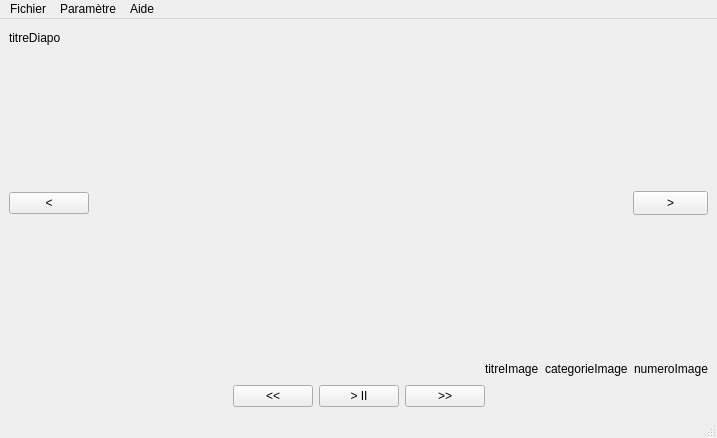
<?xml version="1.0" encoding="UTF-8"?>
<ui version="4.0">
 <class>LecteurVue</class>
 <widget class="QMainWindow" name="LecteurVue">
  <property name="geometry">
   <rect>
    <x>0</x>
    <y>0</y>
    <width>717</width>
    <height>438</height>
   </rect>
  </property>
  <property name="windowTitle">
   <string>MainWindow</string>
  </property>
  <widget class="QWidget" name="centralwidget">
   <layout class="QVBoxLayout" name="verticalLayout_2">
    <item>
     <layout class="QVBoxLayout" name="verticalLayout">
      <item>
       <layout class="QHBoxLayout" name="horizontalLayout">
        <item>
         <widget class="QLabel" name="titreDiapo">
          <property name="text">
           <string>titreDiapo</string>
          </property>
         </widget>
        </item>
        <item>
         <spacer name="horizontalSpacer_3">
          <property name="orientation">
           <enum>Qt::Horizontal</enum>
          </property>
          <property name="sizeHint" stdset="0">
           <size>
            <width>40</width>
            <height>20</height>
           </size>
          </property>
         </spacer>
        </item>
       </layout>
      </item>
      <item>
       <layout class="QHBoxLayout" name="horizontalLayout_2">
        <item>
         <widget class="QPushButton" name="reculer">
          <property name="text">
           <string>&lt;</string>
          </property>
         </widget>
        </item>
        <item>
         <spacer name="horizontalSpacer">
          <property name="orientation">
           <enum>Qt::Horizontal</enum>
          </property>
          <property name="sizeHint" stdset="0">
           <size>
            <width>40</width>
            <height>20</height>
           </size>
          </property>
         </spacer>
        </item>
        <item>
         <spacer name="verticalSpacer">
          <property name="orientation">
           <enum>Qt::Vertical</enum>
          </property>
          <property name="sizeHint" stdset="0">
           <size>
            <width>20</width>
            <height>40</height>
           </size>
          </property>
         </spacer>
        </item>
        <item>
         <widget class="QLabel" name="image">
          <property name="text">
           <string/>
          </property>
          <property name="pixmap">
           <pixmap resource="../cartesDisney/image.qrc">:/cartesDisney/Disney_tapis.gif</pixmap>
          </property>
         </widget>
        </item>
        <item>
         <spacer name="horizontalSpacer_2">
          <property name="orientation">
           <enum>Qt::Horizontal</enum>
          </property>
          <property name="sizeHint" stdset="0">
           <size>
            <width>40</width>
            <height>20</height>
           </size>
          </property>
         </spacer>
        </item>
        <item>
         <widget class="QPushButton" name="avancer">
          <property name="maximumSize">
           <size>
            <width>75</width>
            <height>24</height>
           </size>
          </property>
          <property name="text">
           <string>&gt;</string>
          </property>
         </widget>
        </item>
       </layout>
      </item>
      <item>
       <layout class="QHBoxLayout" name="horizontalLayout_5">
        <item>
         <spacer name="horizontalSpacer_6">
          <property name="orientation">
           <enum>Qt::Horizontal</enum>
          </property>
          <property name="sizeHint" stdset="0">
           <size>
            <width>40</width>
            <height>20</height>
           </size>
          </property>
         </spacer>
        </item>
        <item>
         <widget class="QLabel" name="titreImage">
          <property name="text">
           <string>titreImage</string>
          </property>
         </widget>
        </item>
        <item>
         <widget class="QLabel" name="categorieImage">
          <property name="text">
           <string>categorieImage</string>
          </property>
         </widget>
        </item>
        <item>
         <widget class="QLabel" name="numeroImage">
          <property name="text">
           <string>numeroImage</string>
          </property>
         </widget>
        </item>
       </layout>
      </item>
      <item>
       <layout class="QHBoxLayout" name="horizontalLayout_3">
        <item>
         <spacer name="horizontalSpacer_4">
          <property name="orientation">
           <enum>Qt::Horizontal</enum>
          </property>
          <property name="sizeHint" stdset="0">
           <size>
            <width>40</width>
            <height>20</height>
           </size>
          </property>
         </spacer>
        </item>
        <item>
         <widget class="QPushButton" name="ralentir">
          <property name="text">
           <string>&lt;&lt;</string>
          </property>
         </widget>
        </item>
        <item>
         <widget class="QPushButton" name="automatique">
          <property name="text">
           <string>&gt; II</string>
          </property>
         </widget>
        </item>
        <item>
         <widget class="QPushButton" name="accelerer">
          <property name="text">
           <string>&gt;&gt;</string>
          </property>
         </widget>
        </item>
        <item>
         <spacer name="horizontalSpacer_5">
          <property name="orientation">
           <enum>Qt::Horizontal</enum>
          </property>
          <property name="sizeHint" stdset="0">
           <size>
            <width>40</width>
            <height>20</height>
           </size>
          </property>
         </spacer>
        </item>
       </layout>
      </item>
     </layout>
    </item>
   </layout>
  </widget>
  <widget class="QMenuBar" name="menubar">
   <property name="geometry">
    <rect>
     <x>0</x>
     <y>0</y>
     <width>717</width>
     <height>22</height>
    </rect>
   </property>
   <widget class="QMenu" name="menufichier">
    <property name="title">
     <string>Fichier</string>
    </property>
    <addaction name="actionQuitter"/>
    <addaction name="actionChanger_diaporama"/>
    <addaction name="actionVider_lecteur"/>
   </widget>
   <widget class="QMenu" name="menuParam_tre">
    <property name="title">
     <string>Paramètre</string>
    </property>
    <addaction name="actionBoucler"/>
    <addaction name="actionPar_d_faut"/>
   </widget>
   <widget class="QMenu" name="menuAide">
    <property name="title">
     <string>Aide</string>
    </property>
    <addaction name="actionA_propos"/>
   </widget>
   <addaction name="menufichier"/>
   <addaction name="menuParam_tre"/>
   <addaction name="menuAide"/>
  </widget>
  <widget class="QStatusBar" name="statusbar"/>
  <action name="actionQuitter">
   <property name="text">
    <string>Quitter</string>
   </property>
   <property name="shortcut">
    <string>Q</string>
   </property>
  </action>
  <action name="actionChanger_diaporama">
   <property name="text">
    <string>Changer diaporama</string>
   </property>
  </action>
  <action name="actionBoucler">
   <property name="text">
    <string>Boucler</string>
   </property>
  </action>
  <action name="actionA_propos">
   <property name="text">
    <string>A propos</string>
   </property>
   <property name="shortcut">
    <string>A</string>
   </property>
  </action>
  <action name="actionPar_d_faut">
   <property name="text">
    <string>Par défaut</string>
   </property>
  </action>
  <action name="actionVider_lecteur">
   <property name="text">
    <string>Vider lecteur</string>
   </property>
  </action>
 </widget>
 <resources>
  <include location="../cartesDisney/image.qrc"/>
 </resources>
 <connections/>
</ui>
